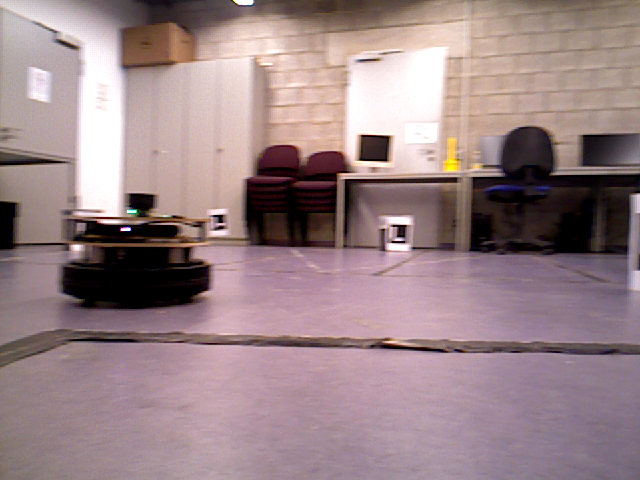
%> input picture project/src/detect_marker/src/blurred_low.png, 640 x 480 px
$ octave test.m   (GNU Octave 9; MATLAB toolbox functions it lacks are replaced by stand-ins)
%> lines starting %> are read from the running program, lines starting %| are printed output that depends on the picture; in (x1, y1, x2, y2) boxes, pixels count from 0 and x2, y2 are one past the last pixel; in counts of white or black regions, pixels touching at a corner belong together; the program's own positions count from 1
clc;
clear; close all;

blurred = double(rgb2gray(imread('blurred_low.png'))) / 255;
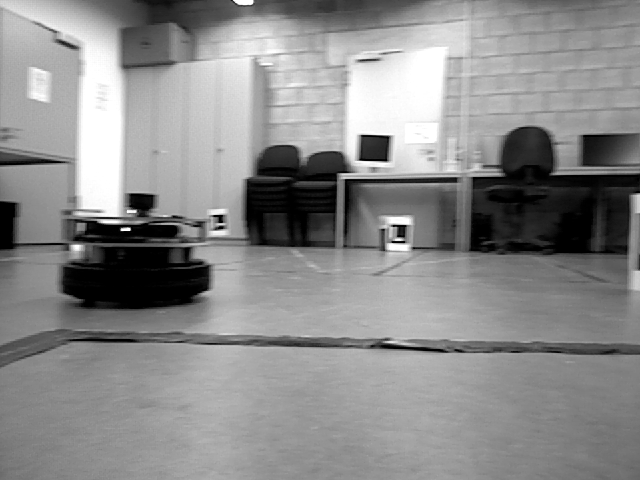
%> blurred: size 480x640 double; min 0, max 1, mean 0.544

PSF = fspecial('motion', 12, 0);
l = size(PSF, 2);
m = fix(l/2)+1;
PSF(:, 1:m-1) = 0;
PSF = PSF / sum(PSF(:))

restored = deconvlucy(blurred, PSF);
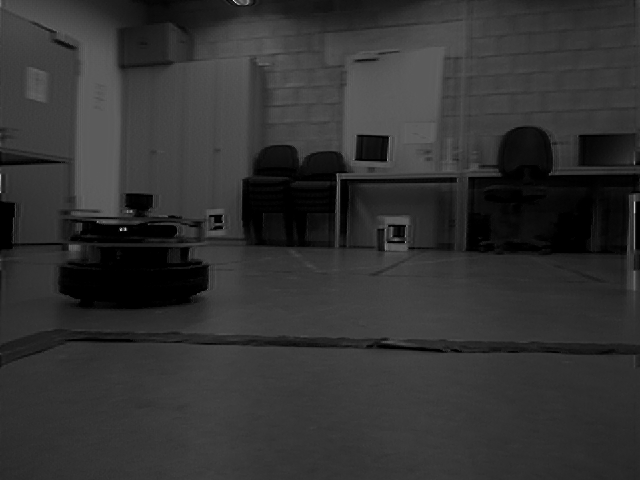
%> restored: size 480x640 double; min 0, max 2.78, mean 0.544; drawn with min black and max white

k = 4;
x = 323;
y = 181;
[h,w] = size(restored);
%> h = 480; w = 640
restored = imresize(restored(y:y+h/k, x:x+w/k), k, 'nearest');
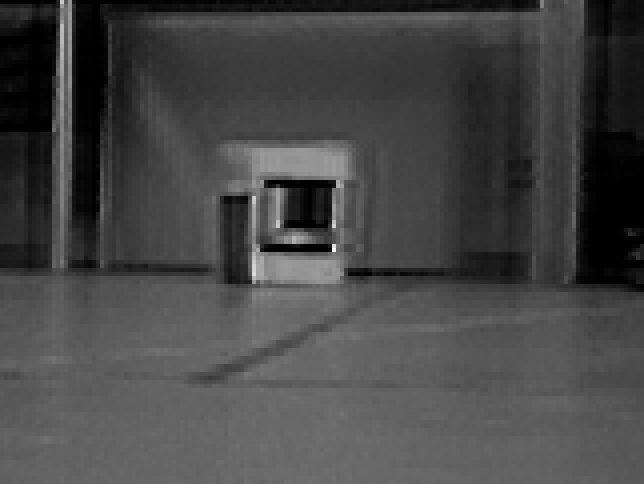
%> restored: size 484x644 double; min 0, max 1.69, mean 0.468; drawn with min black and max white
blurred = imresize(blurred(y:y+h/k, x:x+w/k), k, 'nearest');
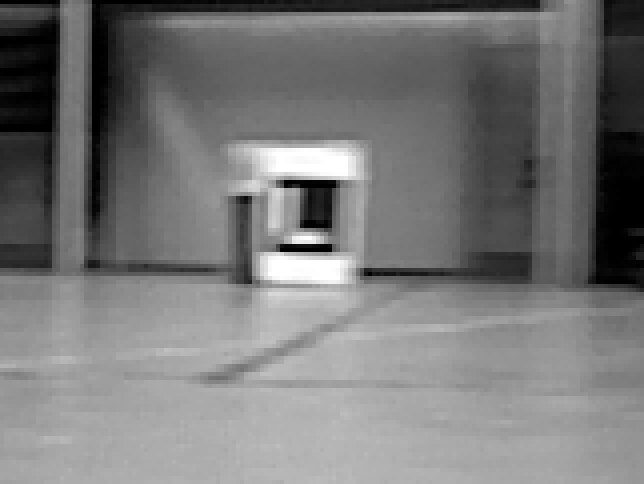
%> blurred: size 484x644 double; min 0, max 1, mean 0.469

imshow(restored);
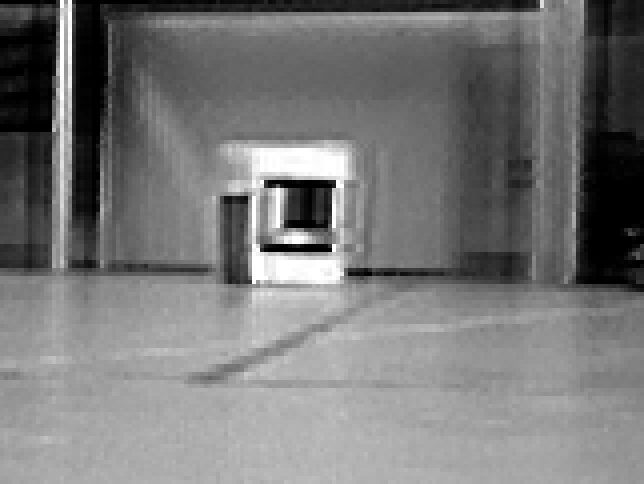
%> displayed picture: size 484x644, on the screen's scale of 0 to 255; min 0, max 255, mean 119.1
title('Restored Image');

restored = restored >= 0.7;
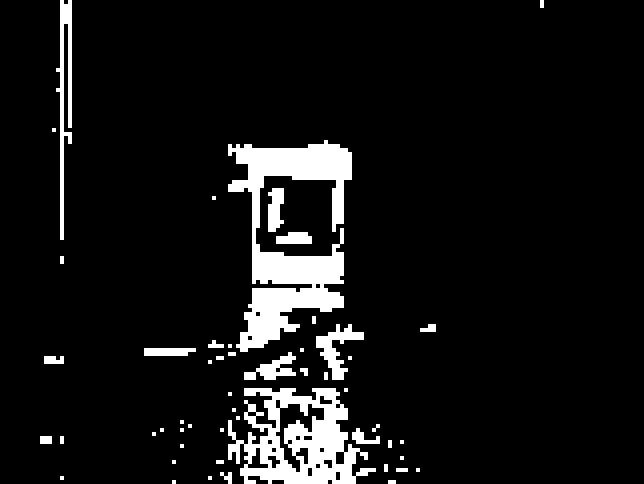
%> restored: size 484x644 logical; 7.9% white; 52 white regions (24 under 20 px), largest, box (x1, y1, x2, y2) and area: (228, 140, 352, 352) 11200, (228, 388, 376, 484) 7376, (56, 0, 72, 240) 1648
%restored = imopen(restored, ones(1,16)) | imopen(restored, ones(16,1));

figure;
imshow(blurred);
title('Original Image');
figure;
imshow(restored);
title('Restored Image');

imwrite(restored, 'restored.png');
